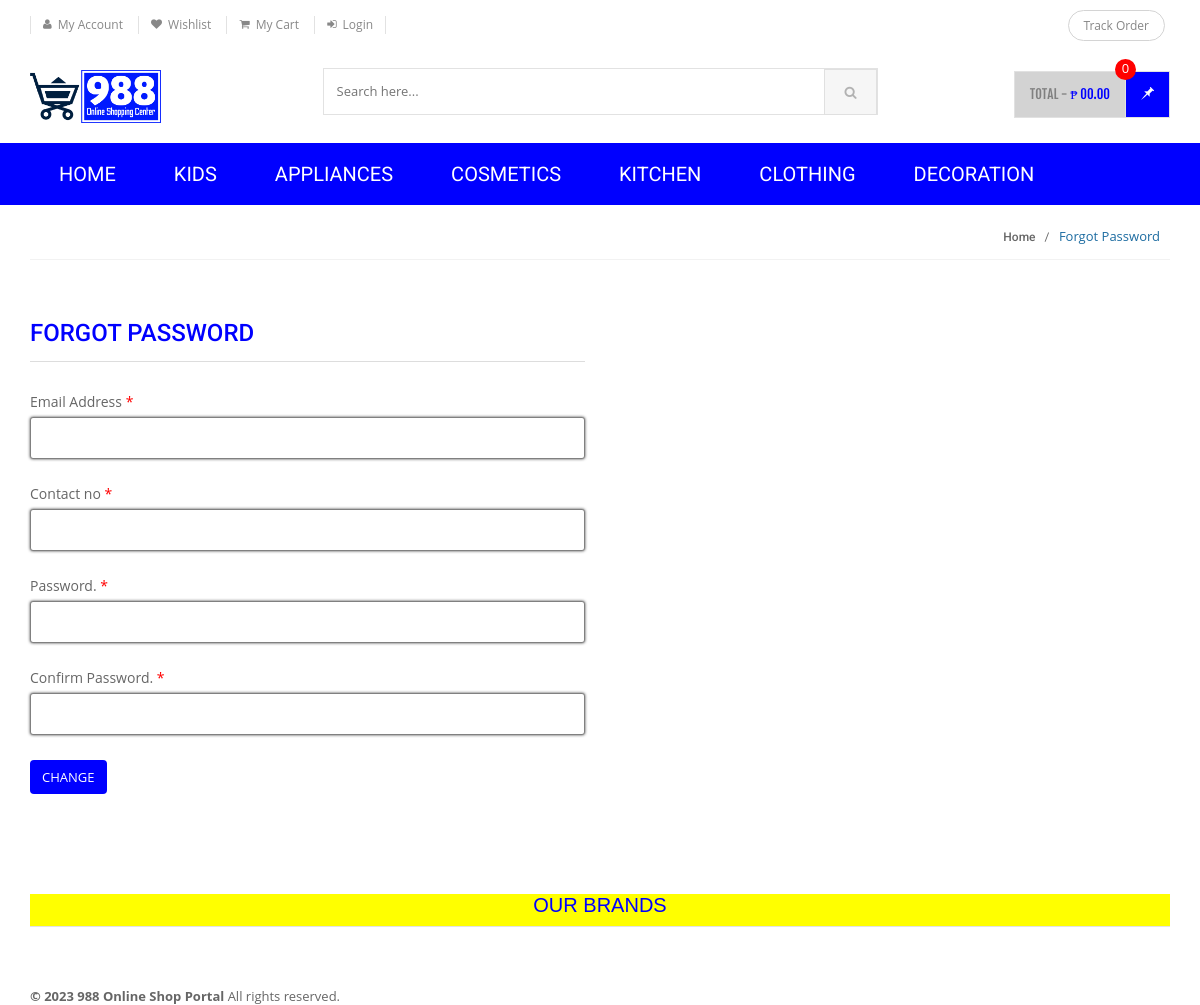
/forgot-password.php, run on the app's committed database.
### tables this page shows
CREATE TABLE `category` (
  `id` int(11) NOT NULL,
  `categoryName` varchar(255) DEFAULT NULL,
  `categoryDescription` longtext DEFAULT NULL,
  `creationDate` timestamp NOT NULL DEFAULT current_timestamp(),
  `updationDate` varchar(255) DEFAULT NULL
);

### includes/menu-bar.php (the view, shortened to what this page needs)
<!DOCTYPE html>
<html lang="en">
<head>
</head>
<body>
<div class="header-nav animate-dropdown">
    <div class="container">
        <div class="yamm navbar navbar-default" role="navigation">
            <div class="nav-bg-class">
                <div class="navbar-collapse collapse" id="mc-horizontal-menu-collapse">
	<div class="nav-outer">
    <ul class="nav navbar-nav" id="navList">
                                <li class="dropdown yamm-fw">
                                    <a href="index.php" data-hover="dropdown" class="dropdown-toggle">Home</a>
                                </li>
                                <?php
                                $sql = mysqli_query($con, "select id,categoryName from category limit 6");
                                while ($row = mysqli_fetch_array($sql)) {
                                ?>
                                    <li class="dropdown yamm-fw">
                                        <a href="category.php?cid=<?php echo $row['id']; ?>" onclick="setActiveLink(this);"><?php echo $row['categoryName']; ?></a>
                                    </li>
                                <?php } ?>
                            </ul>
		<div class="clearfix"></div>
	</div>
</div>
            </div>
        </div>
    </div>
</div>
</body>
</html>

### assets/css/blue.css (style rules this page uses)
a { color: blue; }
.header-style-1 .header-nav { background: blue; }

### assets/css/lightbox.css (style rules this page uses)
body:after { content: url(../images/close.png) url(../images/loading.gif) url(../images/prev.png) url(../images/next.png); display: none; }

### assets/css/green.css (style rules this page uses)
a { color: #931919; }
.header-style-1 .header-nav { background: #931919; }

### assets/css/red.css (style rules this page uses)
a { color: #ff6c6c; }
.header-style-1 .header-nav { background: #ff6c6c; }

### assets/css/orange.css (style rules this page uses)
a { color: #f39c12; }
.header-style-1 .header-nav { background: #f39c12; }

### assets/css/dark-green.css (style rules this page uses)
a { color: #12cca7; }
.header-style-1 .header-nav { background: #12cca7; }

### includes/menu-bar.php (style rules this page uses)
.header-nav { background: blue; }

### data on the page
category: categoryName "KIDS"
category: categoryName "APPLIANCES"
category: categoryName "COSMETICS"
category: categoryName "KITCHEN"
category: categoryName "CLOTHING"
category: categoryName "DECORATION"
